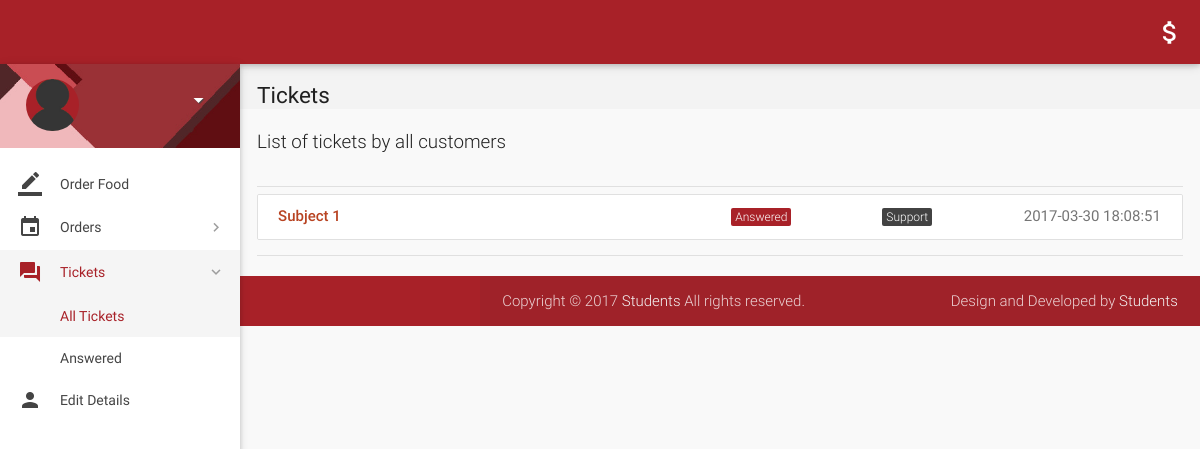
The page /account/all-tickets.php on the database its author committed.
### tables this page shows
CREATE TABLE `tickets` (
  `id` int(11) NOT NULL,
  `poster_id` int(11) NOT NULL,
  `subject` varchar(100) NOT NULL,
  `description` varchar(3000) NOT NULL,
  `status` varchar(8) NOT NULL DEFAULT 'Open',
  `type` varchar(30) NOT NULL DEFAULT 'Others',
  `date` datetime NOT NULL DEFAULT CURRENT_TIMESTAMP,
  `deleted` tinyint(4) NOT NULL DEFAULT '0'
);

### account/all-tickets.php (the view, shortened to what this page needs)
<?php
	if($_SESSION['admin_sid']==session_id())
	{
		?>
<!DOCTYPE html>
<html lang="en">
<head>
  <link href="css/materialize.min.css" type="text/css" rel="stylesheet" media="screen,projection">
  <link href="css/style.min.css" type="text/css" rel="stylesheet" media="screen,projection">
  <link href="css/custom/custom.min.css" type="text/css" rel="stylesheet" media="screen,projection">
  <link href="js/plugins/perfect-scrollbar/perfect-scrollbar.css" type="text/css" rel="stylesheet" media="screen,projection">
  <link href="js/plugins/data-tables/css/jquery.dataTables.min.css" type="text/css" rel="stylesheet" media="screen,projection">
</head>
<body>
  <header id="header" class="page-topbar">
        <div class="navbar-fixed">
            <nav class="navbar-color">
                <div class="nav-wrapper">
                    <ul class="left">
                      <li><h1 class="logo-wrapper"><a href="index.jsp" class="brand-logo darken-1"><img src="images/materialize-logo.png" alt="logo"></a> <span class="logo-text">Logo</span></h1></li>
                    </ul>
                    <ul class="right hide-on-med-and-down">
                        <li><a href="#" class="waves-effect waves-block waves-light"><i class="mdi-editor-attach-money"><?php echo $balance;?></i></a>
                        </li>
                    </ul>
                </div>
            </nav>
        </div>
  </header>
  <div id="main">
    <div class="wrapper">
      <aside id="left-sidebar-nav">
        <ul id="slide-out" class="side-nav fixed leftside-navigation">
            <li class="user-details cyan darken-2">
            <div class="row">
                <div class="col col s4 m4 l4">
                    <img src="images/avatar.jpg" alt="" class="circle responsive-img valign profile-image">
                </div>
                <div class="col col s8 m8 l8">
                    <a class="btn-flat dropdown-button waves-effect waves-light white-text profile-btn" href="#" data-activates="profile-dropdown"><?php echo $name;?> <i class="mdi-navigation-arrow-drop-down right"></i></a>
                </div>
            </div>
            </li>
            <li class="bold"><a href="index.jsp" class="waves-effect waves-cyan"><i class="mdi-editor-border-color"></i> Order Food</a>
            </li>
                <li class="no-padding">
                    <ul class="collapsible collapsible-accordion">
                        <li class="bold"><a class="collapsible-header waves-effect waves-cyan"><i class="mdi-editor-insert-invitation"></i> Orders</a>
                        </li>
                    </ul>
                </li>
                <li class="no-padding">
                    <ul class="collapsible collapsible-accordion">
                        <li class="bold"><a class="collapsible-header waves-effect waves-cyan active"><i class="mdi-action-question-answer"></i> Tickets</a>
                            <div class="collapsible-body">
                                <ul>
								<li class="<?php
								if(!isset($_GET['status'])){
										echo 'active';
									}?>
									"><a href="all-tickets.jsp">All Tickets</a>
                                </li>
								<?php
									$sql = mysqli_query($con, "SELECT DISTINCT status FROM tickets;");
									while($row = mysqli_fetch_array($sql)){
                                    echo '<li class='.(isset($_GET['status'])?($status == $_GET['status'] ? 'active' : ''): '').'><a href="all-tickets.jsp?status='.$row['status'].'">'.$row['status'].'</a>
                                    </li>';
									}
									?>
                                </ul>
                            </div>
                        </li>
                    </ul>
                </li>
            <li class="bold"><a href="details.jsp" class="waves-effect waves-cyan"><i class="mdi-social-person"></i> Edit Details</a>
            </li>
        </ul>
        </aside>
      <section id="content">
        <div id="breadcrumbs-wrapper">
          <div class="container">
            <div class="row">
              <div class="col s12 m12 l12">
                <h5 class="breadcrumbs-title">Tickets</h5>
              </div>
            </div>
          </div>
        </div>
        <div class="container">
          <p class="caption">List of tickets by all customers</p>
          <div class="divider"></div>
									<div id="work-collections">
									<ul id="projects-collection" class="collection">
								<?php
									if(isset($_GET['status'])){
										$status = $_GET['status'];
									}
									else{
										$status = '%';
									}
									$sql = mysqli_query($con, "SELECT * FROM tickets WHERE status LIKE '$status';");
									while($row = mysqli_fetch_array($sql)){
									echo'<a href="view-ticket-admin.jsp?id='.$row['id'].'"class="collection-item">
                                        <div class="row">
                                            <div class="col s6">
                                                <p class="collections-title">'.$row['subject'].'</p>
                                            </div>
                                            <div class="col s2">
                                            <span class="task-cat cyan">'.$row['status'].'</span></div>
                                            <div class="col s2">
                                            <span class="task-cat grey darken-3">'.$row['type'].'</span></div>
                                            <div class="col s2">
                                            <span class="badge">'.$row['date'].'</span></div>
                                        </div>
                                    </a>';
									}
									?>
									</ul>
									</div>
            <div class="divider"></div>
          </div>
    </div>
  <footer class="page-footer">
    <div class="footer-copyright">
      <div class="container">
        <span>Copyright © 2017 <a class="grey-text text-lighten-4" href="#" target="_blank">Students</a> All rights reserved.</span>
        <span class="right"> Design and Developed by <a class="grey-text text-lighten-4" href="#">Students</a></span>
        </div>
    </div>
  </footer>
</body>
</html>
<?php
	}
?>

### rows shown on the page
tickets: subject "Subject 1", status "Answered", type "Support", date "2017-03-30 18:08:51"

### other values the page prints
$row['status'] "Answered"
